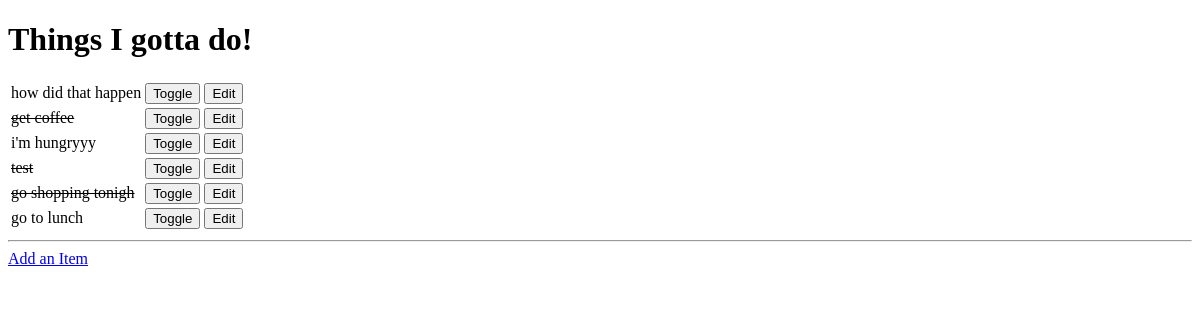
Before: / with the older database file.
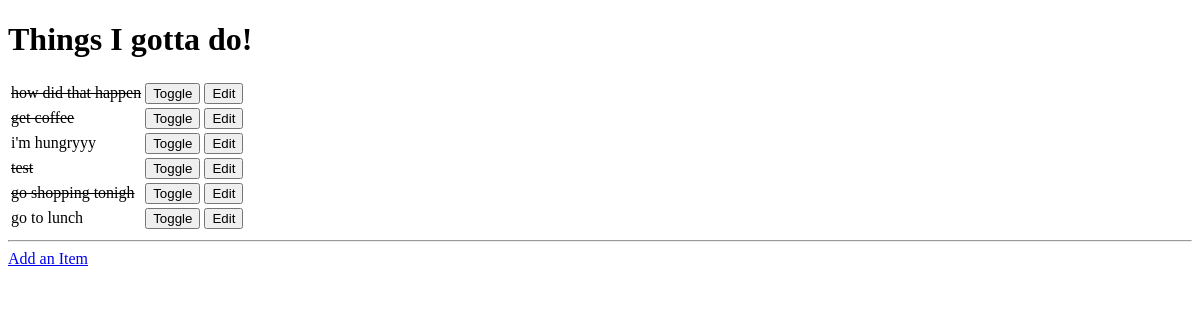
After: the same page with the newer database file.
### todoitem/models.py (models this page shows, shortened)
class TodoItem(models.Model):
    name = models.CharField(max_length=30, blank=False)
    done = models.BooleanField(blank=False, default=False)
    priority = models.CharField(max_length=6, blank=False)

### todoitem/views.py (the view)
# urls.py: url(r'^$', get_index),
def get_index(request):
    results = TodoItem.objects.all()
    return render(request, "index.html", {'items': results})

### todoitem.1/templates/index.html (shortened to what this page needs)
<!DOCTYPE html>
<html lang="en">
<head>
</head>
<body>
    <h1>Things I gotta do!</h1>
        <table>
        {% for item in items %}
        <tr>
            {% if item.done %}
            <td><strike>{{ item.name }}</strike></td>
            {% else %}
            <td>{{ item.name }}</td>
            {% endif %}
            <td>
                <form method="POST" action="toggle/{{ item.id }}">{% csrf_token %}<input type="submit" value="Toggle"></form>
            </td>
            <td>
                <form method="GET" action="edit/{{ item.id }}"><input type="submit" value="Edit"></form>
            </td>
        </tr>
        {% empty %}
        <p>You have nothing to do.</p>
        {% endfor %}
    </table>
    <hr>
    <a href="add">Add an Item</a>
</body>
</html>

Changed rows visible on the page:
changed TodoItem "how did that happen": done False → True (drawn)
